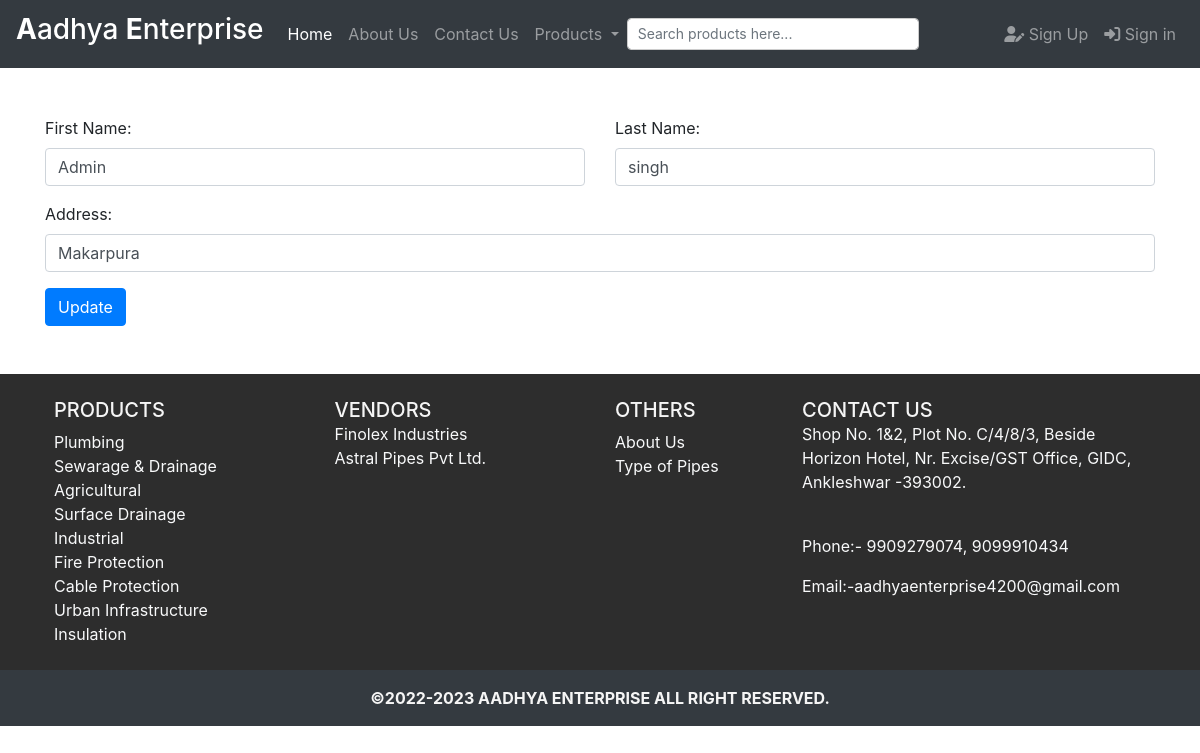
Before: /profileedit.php?id=2 with the older database file.
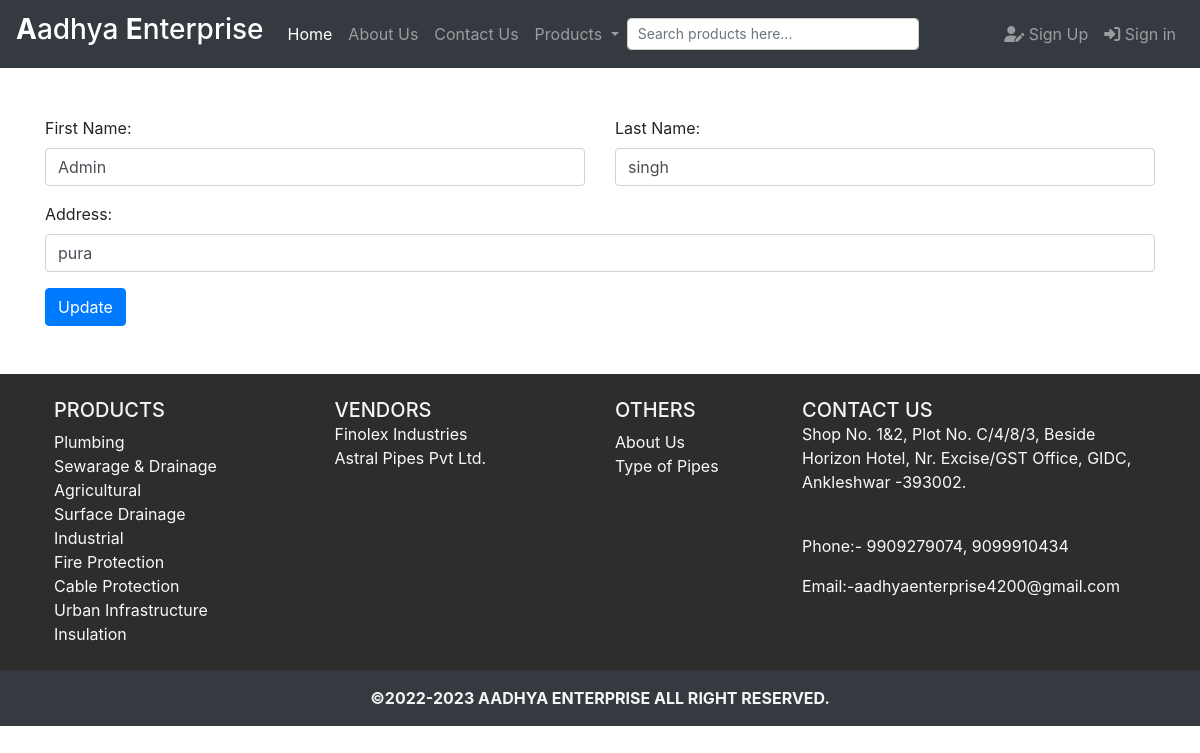
After: the same page with the newer database file.
### tables this page shows
CREATE TABLE `users` (
  `UserId` int(10) NOT NULL,
  `UserEmail` varchar(50) NOT NULL,
  `UserPassword` varchar(50) NOT NULL,
  `UserFirstName` varchar(50) NOT NULL,
  `UserLastName` varchar(50) NOT NULL,
  `UserAddress` varchar(100) NOT NULL,
  `UserAddress2` varchar(100) DEFAULT NULL,
  `UserCity` varchar(30) DEFAULT NULL,
  `UserState` varchar(30) DEFAULT NULL,
  `UserZip` varchar(6) DEFAULT NULL,
  `UserCountry` varchar(20) DEFAULT NULL,
  `UserPhone` varchar(255) NOT NULL,
  `UserEmailVerified` varchar(255) DEFAULT NULL,
  `UserPaymentMethod` varchar(255) NOT NULL,
  `UserRegistrationDate` timestamp NULL DEFAULT NULL,
  `UserIP` varchar(50) DEFAULT NULL,
  `UserType` varchar(10) DEFAULT NULL,
  `UserVerificationCode` varchar(255) DEFAULT NULL
);

### profileedit.php (the view, shortened to what this page needs)
<?php
require("header.php");
include "Conn.php";
$id = $_GET['id'];
$qry = mysqli_query($conn, "select * from users where UserID='$id'");
$pdts = mysqli_fetch_array($qry);
        ?>
<!DOCTYPE html>
<html lang="en">
<head>
    <link rel="stylesheet" href="https://maxcdn.bootstrapcdn.com/bootstrap/4.5.2/css/bootstrap.min.css">
</head>
<body>
    <div class="container py-5">
    <form method="POST" class="needs-validation" novalidate>
        <div class="form-group">
            <div class="row">
                <div class="col">
                    <label for="fname">First Name:</label>
                    <input type="text" class="form-control" id="fname" value="<?php echo $pdts['UserFirstName'] ?>" pattern="^[a-zA-Z ]{3,10}$" name="fname" required autofocus>
                </div>
                <div class="col">
                    <label for="lname">Last Name:</label>
                    <input type="text" class="form-control" id="lname" value="<?php echo $pdts['UserLastName'] ?>" pattern="^[a-zA-Z]{3,10}$" name="lname" required>
                </div>
            </div>
        </div>
        <div class="form-group">
                <label for="address">Address:</label>
                <input type="text" class="form-control" value="<?php echo $pdts['UserAddress'] ?>" id="address" name="address" required>
            </div>
        <button type="submit" name="update" class="btn btn-primary">Update</button>
    </form>
    </div>
</body>
<?php include "footer.php"; ?>
</html>

Changed rows visible on the page:
changed users "Admin": address "Makarpura" → "pura"
